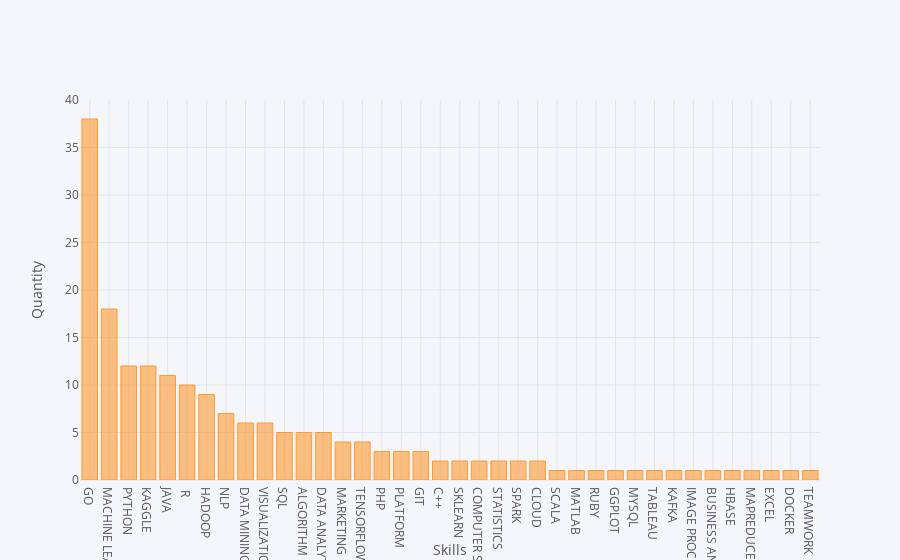

The notebook cell saved with this chart:
### Code cell
a2=ar.array('l',list(test2.values()))
sk2 = list(test2.keys())
skill = pd.DataFrame({'Skill':sk2,'PostNumber':a2}).set_index('Skill')
skill.iplot(kind='bar', xTitle="Skills", yTitle="Quantity" )

### Figure 1 — Plotly figure (JSON) as saved in the notebook; plotly's stock layout.template omitted (floating-point values rounded to 4 significant figures)
{"data": [{"marker": {"color": "rgba(255, 153, 51, 0.6)", "line": {"color": "rgba(255, 153, 51, 1.0)", "width": 1}}, "name": "PostNumber", "orientation": "v", "text": "", "type": "bar", "uid": "b8d1ba71-ab6f-4e06-a792-e650f0ecb368", "x": ["GO", "MACHINE LEARNING", "PYTHON", "KAGGLE", "JAVA", " R ", "HADOOP", "NLP", "DATA MINING", "VISUALIZATION", "SQL", "ALGORITHM", "DATA ANALYTICS", "MARKETING", "TENSORFLOW", "PHP", "PLATFORM", "GIT", "C++", "SKLEARN", "COMPUTER SCIENCE", "STATISTICS", "SPARK", "CLOUD", "SCALA", "MATLAB", "RUBY", "GGPLOT", "MYSQL", "TABLEAU", "KAFKA", "IMAGE PROCESSING", "BUSINESS ANALYST", "HBASE", "MAPREDUCE", "EXCEL", "DOCKER", "TEAMWORK"], "y": [38, 18, 12, 12, 11, 10, 9, 7, 6, 6, 5, 5, 5, 4, 4, 3, 3, 3, 2, 2, 2, 2, 2, 2, 1, 1, 1, 1, 1, 1, 1, 1, 1, 1, 1, 1, 1, 1]}], "layout": {"legend": {"bgcolor": "#F5F6F9", "font": {"color": "#4D5663"}}, "paper_bgcolor": "#F5F6F9", "plot_bgcolor": "#F5F6F9", "title": {"font": {"color": "#4D5663"}}, "xaxis": {"gridcolor": "#E1E5ED", "showgrid": true, "tickfont": {"color": "#4D5663"}, "title": {"font": {"color": "#4D5663"}, "text": "Skills"}, "zerolinecolor": "#E1E5ED"}, "yaxis": {"gridcolor": "#E1E5ED", "showgrid": true, "tickfont": {"color": "#4D5663"}, "title": {"font": {"color": "#4D5663"}, "text": "Quantity"}, "zerolinecolor": "#E1E5ED"}}}
